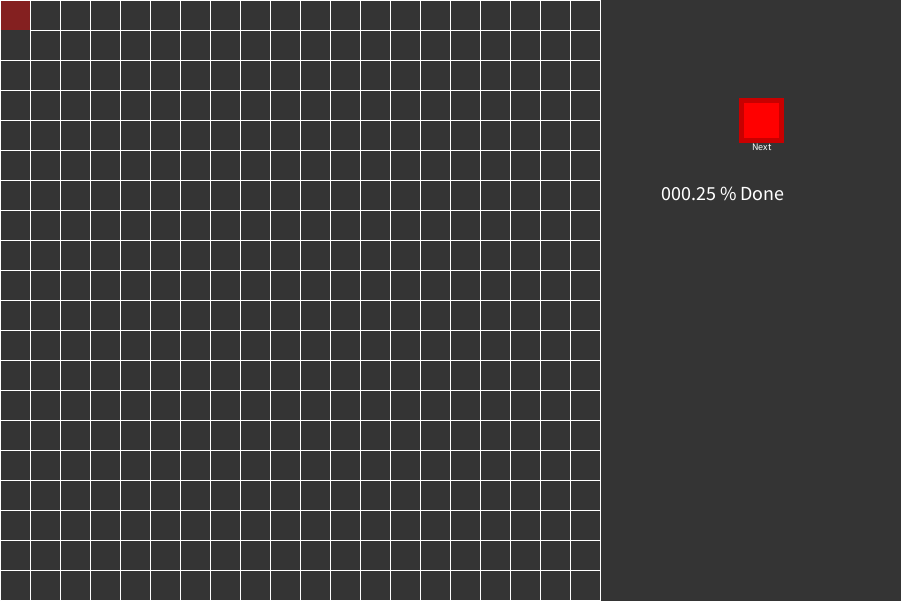
Frame 1 (no input)
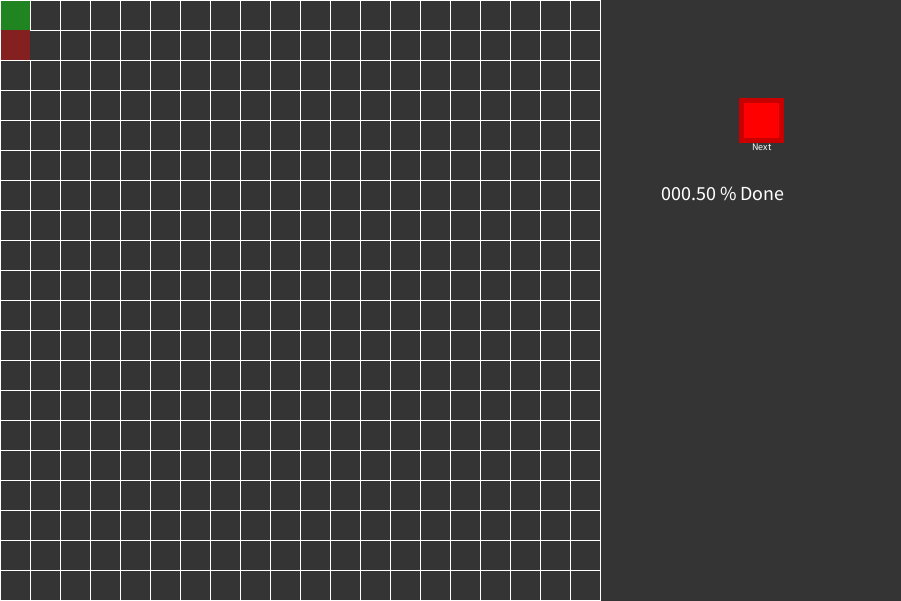
Frame 2 (the mouse pressed at the canvas centre, redrawn once)

The Processing sketch that drew these frames (run headless with seeded random() and noise(); the mouse was pressed at the canvas centre and the sketch redrawn once):

// Processing sketch: Maze_generator
// ── Maze_generator.pde
cell[][] grid;
ArrayList<cell> stack = new ArrayList<cell>(), neighbours = new ArrayList<cell>(), S = new ArrayList<cell>();
cell current, next, root, goal;
int done=1;
blob solver;
boolean once = true;
mazeMode mode = mazeMode.generate;
button nextPhase;
int w = 30;

void setup(){
  size(901, 601);
  //fullScreen();
  frameRate(144);
  nextPhase = new button(new PVector(width-160, 100), 40, "Next");
  grid = new cell[height/w][(width-300)/w];
  for (int i=0; i<grid.length; i++)
      for (int j=0; j<grid[0].length; j++)
          grid[i][j] = new cell(i, j);
  
  current = grid[0][0];
  grid[current.i][current.j].visited=true;
  stack.add(current);
  
  displayGrid();
  fill(255, 0, 0);
  stroke(200, 0, 0);
  strokeWeight(5);
  nextPhase.display();
  noLoop();
}

void mousePressed(){
  if (nextPhase.pressed())
      loop();
}

void draw(){
  background(52);
  switch (mode){
      case generate: Generate(); break;
      case solve:    Solve();    break;
      case traverse: Traverse(); break;
      case fin:      exit();     break; //<>//
  }
  displayGrid();
  fill(255, 0, 0);
  stroke(200, 0, 0);
  strokeWeight(5);
  nextPhase.display();
}

// ── Auxilary.pde
enum mazeMode {
  generate, solve, traverse, fin;
}

void Generate(){
    current = stack.get(stack.size()-1); stack.remove(stack.size()-1);
    
    noStroke(); fill(255, 0, 0, 100);
    rect(current.j*w, current.i*w, w, w);
    fill(0, 255, 0, 100);
    for (int i=0; i<stack.size(); i++)
        rect(stack.get(i).j*w, stack.get(i).i*w, w, w);
    textSize(20); fill(255); textAlign(LEFT);
    text(nf(done*100./(grid.length*grid[0].length), 3, 2) + " % Done", width-240, 200);
    
    if (current.hasUnvisitedNeighbours1()){
        stack.add(current);
        next = neighbours.get(floor(random(0, neighbours.size())));
        switch (next.i-current.i){
            case  1: current.walls-=4; next.walls-=1; break;
            case -1: next.walls-=4; current.walls-=1; break;
        }
        switch (next.j-current.j){
            case  1: current.walls-=2; next.walls-=8; break;
            case -1: next.walls-=2; current.walls-=8; break;
        }
        grid[next.i][next.j].visited=true;
        stack.add(next);
        done++;
    }
    if (stack.size()==0)
        {mode=mazeMode.solve; noLoop();}
}

void Solve(){
    if (once){
        for (int i=0; i<grid.length; i++)
            for (int j=0; j<grid[0].length; j++)
                grid[i][j].visited = false;
        root = grid[0][0];
        goal = grid[grid.length-1][grid[0].length-1];
        stack.add(root);
        S.add(root);
        once = false;
    }
    current = stack.get(stack.size()-1); stack.remove(stack.size()-1);
    
    noStroke(); fill(255, 0, 0, 100);
    rect(current.j*w, current.i*w, w, w);
    fill(0, 255, 255, 100);
    for (int i=0; i<stack.size(); i++)
        rect(stack.get(i).j*w, stack.get(i).i*w, w, w);
    fill(0, 255, 0, 100);
    for (int i=0; i<S.size(); i++)
        if (!stack.contains(S.get(i)) && S.get(i)!=current)
            rect(S.get(i).j*w, S.get(i).i*w, w, w);
    textSize(20); fill(255); textAlign(LEFT);
    text(nf(S.size()*100./(grid.length*grid[0].length), 3, 2) + " % Checked", width-240, 200);
    text(nf(stack.size()*100./(grid.length*grid[0].length), 3, 2) + " % Path", width-240, 220);
    
    if (current.hasUnvisitedNeighbours2()){
        stack.add(current);
        next = neighbours.get(0);
        grid[next.i][next.j].visited=true;
        stack.add(next);
        S.add(next);
    }
    if (current==goal) 
        {mode=mazeMode.traverse; once=true; stack.add(current); noLoop();}
}

void Traverse(){
    if (once){
        solver = new blob(w/2, w/2);
        if (stack.get(stack.size()-1)==stack.get(stack.size()-3))
            {stack.remove(stack.size()-1);stack.remove(stack.size()-1);}
        once = false;
    }
    solver.update();
    fill(0, 255, 255, 20); strokeWeight(0); noStroke();
    for (int i=0; i<stack.size(); i++)
        rect(stack.get(i).j*w, stack.get(i).i*w, w, w); //<>//
    solver.display();
}

// ── Basic_interactivity.pde
//Buttons, checkboxes, sliders

class button{
  PVector pos;
  float size;
  String text;
  
  button(PVector position, float sizet, String message){
      pos = position;
      size = sizet;
      text = message;
  }
  
  boolean pressed(PVector v){return (displaySettings && (v.x>=pos.x && v.x<=pos.x+size && v.y>=pos.y && v.y<=pos.y+size));}
  boolean pressed(){return pressed(new PVector(mouseX, mouseY));}
  void display(){
      square(pos.x, pos.y, size);
      textAlign(CENTER); textSize(10); fill(255);
      text(text, pos.x+size/2, pos.y+size+10);
  }
}

//-------------------------------------------------------------------------------------------------------------------------------

class checkbox{
    boolean state;
    PVector pos;
    float size;
    String text;
    
    checkbox(PVector position, float sizet, boolean defaultState, String message){
        pos = position;
        size = sizet;
        state = defaultState;
        text = message;
    }
    
    boolean inside(PVector v)  {return (v.x>=pos.x && v.x<=pos.x+size && v.y>=pos.y && v.y<=pos.y+size);}
    void pressed(PVector v) {if (displaySettings) if (this.inside(v)) state = !state;}
    void pressed(){pressed(new PVector(mouseX, mouseY));}
    
    void display(){
        stroke(60); fill(60); strokeWeight(2);
        square(pos.x, pos.y, size);
        colorMode(RGB); stroke(70, 130, 180);
        if (state){
            line(pos.x,      pos.y, pos.x+size, pos.y+size);
            line(pos.x+size, pos.y, pos.x,      pos.y+size);
        }
        stroke(255); noFill();
        square(pos.x, pos.y, size);
        textSize(size); fill(255);
        text(text, pos.x+size*2, pos.y+size);
    }
}

//-------------------------------------------------------------------------------------------------------------------------------

class slider{
    float state, maxState, minState, step;
    PVector pos;
    float size;
    String text;
    boolean selected;
    
    slider(PVector position, float sizet, float minStatet, float maxStatet, float defaultState, float stept, String message){
        pos = position;
        size = sizet;
        minState = minStatet;
        maxState = maxStatet;
        step = stept;
        state = defaultState;
        text = message;
        selected = false;
        if ((maxState-minState)/step>size){
            println("Slider", text, "may have decreased accuracy for step of size", step);
            println("Recomended minimum step is", (maxState-minState)/size);
        }
    }
    
    boolean inside(PVector v)  {return (PVector.sub(new PVector(map(state, minState, maxState, pos.x, pos.x+size), pos.y), v).mag()<10);}
    void update(PVector v){
        if (selected){
            if (v.x>=pos.x+size)
              {state=maxState; return;}
            if (v.x<=pos.x)
              {state=minState; return;}
            state=map(v.x, pos.x, pos.x+size, minState, maxState);
            state=state-state%step;
        }
    } 
    void pressed(PVector v)  {if (displaySettings) if (this.inside(v)) selected=true;}
    void unpressed()         {if (selected) selected=false;}
    
    void pressed() {pressed(new PVector(mouseX, mouseY));}
    void update()  {update(new PVector(mouseX, mouseY));}
    
    void autoScroll(){
        if (state>=maxState)
          state=minState;
        state+=step;
    }
    
    void display(){
        stroke(220); strokeWeight(5);
        line(pos.x, pos.y, pos.x+size, pos.y);
        colorMode(RGB); fill(70, 130, 180); stroke(176, 196, 222); strokeWeight(2);
        circle(map(state, minState, maxState, pos.x, pos.x+size), pos.y, 20);
        textMode(CENTER);
        //textSize(20); fill(255);
        //text(nf(state, ceil(log10(maxState)), -floor(log10(step))), pos.x+size+40, pos.y+10);
        //text(text, pos.x+size+20*(ceil(log10(maxState))-floor(log10(step))+3), pos.y+10);
        fill(255);
        text(nf(state, (ceil(log10(state))<1?1:ceil(log10(state))), -floor(log10(step))), pos.x+size+40, pos.y+5);
        text(text, pos.x+size/2, pos.y+25);
    }
}
boolean displaySettings = true;
float log10(float x)  {return log(x)/log(10);}

// ── Blob.pde
class blob{
  PVector pos;
  int speed = 3, k=1, d;
  
  blob(int xt, int yt){
    pos=new PVector(xt, yt); d=int(0.6*w);
  }
  
  void update(){
    try{
    PVector target = new PVector(stack.get(k).j*w+w/2, stack.get(k).i*w+w/2);
    pos.add(PVector.sub(target, pos).normalize().mult(speed));
    if (PVector.sub(target, pos).mag()<speed)
        k+=1;
    }catch (IndexOutOfBoundsException e){
        mode=mazeMode.fin;
        noLoop();
    }
  }
  
  void display(){
    fill(255, 0, 0);
    strokeWeight(1);
    stroke(200, 0, 0);
    ellipseMode(CENTER);
    ellipse(pos.x, pos.y, d, d);
  }
}

// ── Cell.pde
class cell{
  int i, j;
  boolean visited = false;
  int walls = 1 + 2 + 4 + 8; //15 // N E S W
  cell(int it, int jt){i=it; j=jt;}
  
  boolean  hasUnvisitedNeighbours1(){
    neighbours.clear();
    for (int k=0; k<4; k++){
      int ci = current.i + (k==2?1:0) + (k==0?-1:0);
      int cj = current.j + (k==1?1:0) + (k==3?-1:0);
      if (ci>=0 && ci<grid.length && cj>=0 && cj<grid[0].length)
          if (!grid[ci][cj].visited)
              neighbours.add(grid[ci][cj]);
    }
    return neighbours.size()>0;
  }
  
  boolean  hasUnvisitedNeighbours2(){
    neighbours.clear();
    for (int wall=current.walls, k=0; k<4; wall/=2, k++)
        if (wall%2==0){
            int ci = current.i + (k==2?1:0) + (k==0?-1:0);
            int cj = current.j + (k==1?1:0) + (k==3?-1:0);
            if (!grid[ci][cj].visited)
                neighbours.add(grid[ci][cj]);
        }
    return neighbours.size()>0;
  }
}

void displayGrid(){
  stroke(255);
  strokeWeight(1);
  for (int i=0; i<grid.length; i++)
      for (int j=0; j<grid[0].length; j++){
          int wall = grid[i][j].walls;
          for (int k=0; k<4; wall/=2, k++)
              if (wall%2==1)
                  line ((j+(k==1||k==2?1:0))*w, (i+(k==2||k==3?1:0))*w, (j+(k==0||k==1?1:0))*w, (i+(k==1||k==2?1:0))*w);
      }
}
